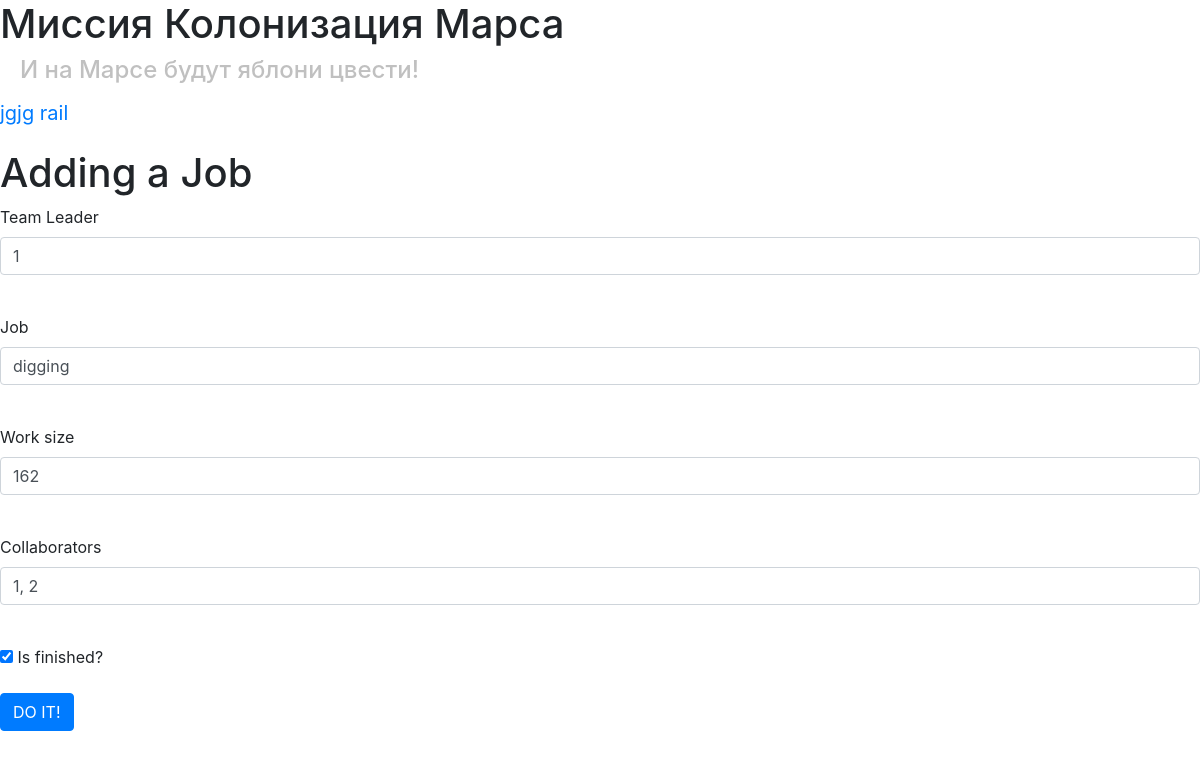
The app's page /job/1 (signed in), older data.
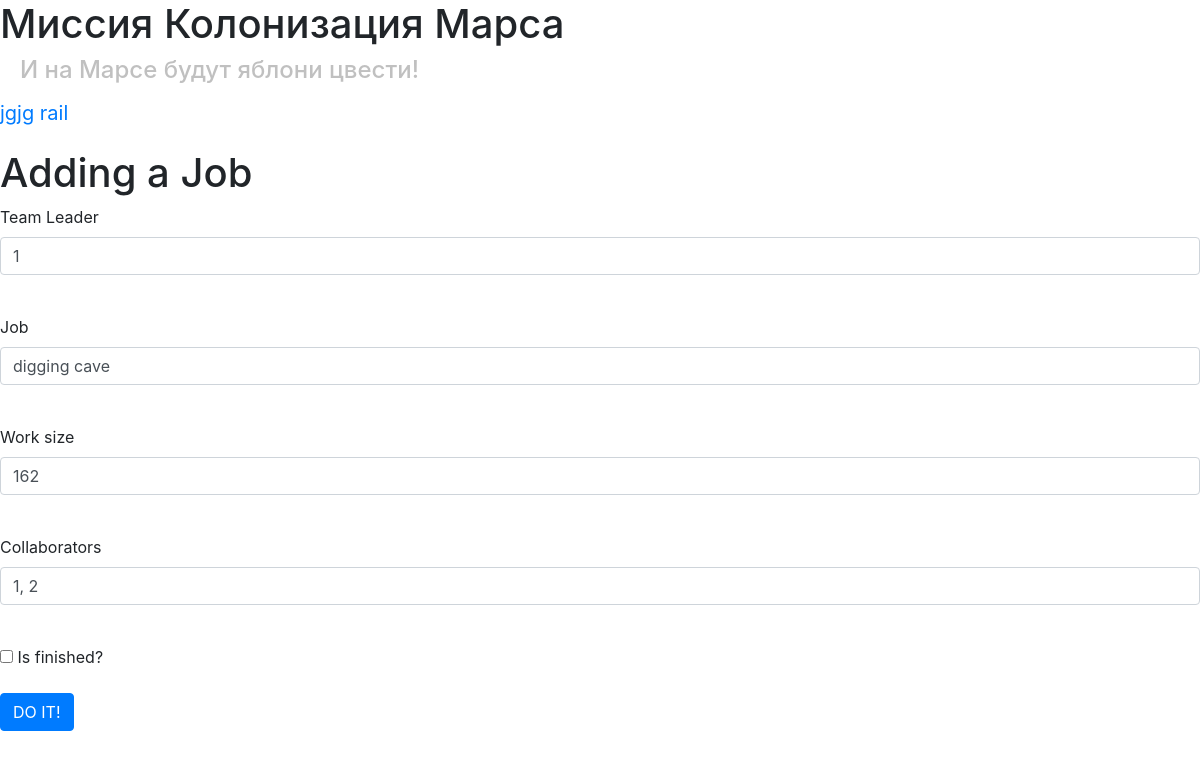
The same page, newer data.
### data/users.py (models this page shows, shortened)
class User(SqlAlchemyBase, UserMixin):
    __tablename__ = 'users'
    id = sqlalchemy.Column(sqlalchemy.Integer,
                           primary_key=True, autoincrement=True)
    email = sqlalchemy.Column(sqlalchemy.String,
                              index=True, unique=True, nullable=True)
    surname = sqlalchemy.Column(sqlalchemy.String, nullable=True)
    name = sqlalchemy.Column(sqlalchemy.String, nullable=True)
    about = sqlalchemy.Column(sqlalchemy.String, nullable=True)
    age = sqlalchemy.Column(sqlalchemy.Integer, nullable=True)
    position = sqlalchemy.Column(sqlalchemy.String, nullable=True)
    speciality = sqlalchemy.Column(sqlalchemy.String, nullable=True)
    address = sqlalchemy.Column(sqlalchemy.String, nullable=True)
    hashed_password = sqlalchemy.Column(sqlalchemy.String, nullable=True)
    created_date = sqlalchemy.Column(sqlalchemy.DateTime,
                                     default=datetime.datetime.now)
    news = orm.relation("News", back_populates='user')

### data/jobs.py (models this page shows)
class Jobs(SqlAlchemyBase):
    __tablename__ = 'jobs'
    id = sqlalchemy.Column(sqlalchemy.Integer,
                           primary_key=True, autoincrement=True)
    user = orm.relation('User')
    team_leader = sqlalchemy.Column(sqlalchemy.Integer, sqlalchemy.ForeignKey("users.id"))
    job = sqlalchemy.Column(sqlalchemy.String, nullable=True)
    work_size = sqlalchemy.Column(sqlalchemy.Integer)
    collaborators = sqlalchemy.Column(sqlalchemy.String, nullable=True)
    start_date = sqlalchemy.Column(sqlalchemy.DateTime, default=datetime.datetime.now)
    end_date = sqlalchemy.Column(sqlalchemy.DateTime, nullable=True)
    is_finished = sqlalchemy.Column(sqlalchemy.Boolean)

### main.py (the view, shortened to what this page needs)
@app.route('/job/<int:id>', methods=['GET', 'POST'])
@login_required
def edit_job(id):
    form = JobsForm()
    if request.method == "GET":
        session = create_session()
        jobs = session.query(Jobs).all()
        for i in range(len(jobs)):
            if jobs[i].id == id and jobs[i].user == current_user or jobs[i].id == id and current_user.id == 1:
                form.team_leader.data = jobs[i].team_leader
                form.job.data = jobs[i].job
                form.is_finished.data = jobs[i].is_finished
                form.work_size.data = jobs[i].work_size
                form.collaborators.data = jobs[i].collaborators
                break
            if i == len(jobs) - 1:
                abort(404)
    return render_template('jobs.html', title='Редактирование работы', form=form)

### main.py
class JobsForm(FlaskForm):
    team_leader = IntegerField('Team Leader', validators=[DataRequired()])
    job = StringField("Job")
    work_size = IntegerField('Work size', validators=[DataRequired()])
    collaborators = StringField("Collaborators")
    is_finished = BooleanField("Is finished?")
    submit = SubmitField('DO IT!')

### data/db_session.py (called while the page is built)
def create_session() -> Session:
    global __factory
    return __factory()

### main.py (called while the page is built)
@login_manager.user_loader
def load_user(user_id):
    session = create_session()
    return session.query(User).get(user_id)

### templates/jobs.html (shortened to what this page needs)
{% extends "base.html" %}
{% block content %}
<h1>Adding a Job</h1>
<form action="" method="post">
    <p>
        {{ form.team_leader.label }}<br>
        {{ form.team_leader(class="form-control") }}<br>
    </p>
    <p>
        {{ form.job.label }}<br>
        {{ form.job(class="form-control") }}<br>
    </p>
    <p>
        {{ form.work_size.label }}<br>
        {{ form.work_size(class="form-control") }}<br>
    </p>
    <p>
        {{ form.collaborators.label }}<br>
        {{ form.collaborators(class="form-control") }}<br>
    </p>
    <p>{{ form.is_finished() }} {{ form.is_finished.label }}</p>
    <p>{{ form.submit(type="submit", class="btn btn-primary") }}</p>
</form>
{% endblock %}

### templates/base.html (shortened to what this page needs)
<!DOCTYPE html>
<html lang="ru">
<head>
    <link rel="stylesheet"
          href="https://stackpath.bootstrapcdn.com/bootstrap/4.4.1/css/bootstrap.min.css"
>
    <link rel="stylesheet" type="text/css" href="/static/css/2.css"/>
</head>
<body>
<h1>Миссия Колонизация Марса</h1>
<h4>И на Марсе будут яблони цвести!</h4>
<nav>
    {% if current_user.is_authenticated %}
    <p>
        <a class="navbar-brand" href="/logout">{{ current_user.name}} {{ current_user.surname}}</a>
    </p>
    {% else %}
        <p>
            <a class="btn btn-primary " href="/register">Register</a>
            <a class="btn btn-success" href="/login">Log in</a>
        </p>
    {% endif %}
</nav>
{% block content %}
{% endblock %}
</body>
</html>

### static/css/2.css (style rules this page uses)
h4 { padding-left: 20px; color: #c0c0c0 }

Row changes from the older to the newer data that the page shows:
changed Jobs: job "digging" → "digging cave"; is_finished "☑" → "☐"
